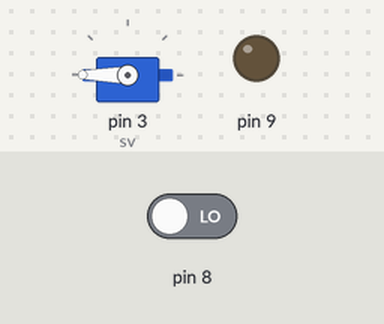
Recording of a sketch running on a simulated Arduino Uno, built with avr-gcc and run on an emulated ATmega328P. Parts: servo, output pins drawn as LEDs (lit = HIGH). The inputs (shaded band) are chosen by the test bench; at power-on: pin 8 LOW.

Above: at 1.2 s.
1.3 s: pin 8 driven HIGH
At 2.2 s:
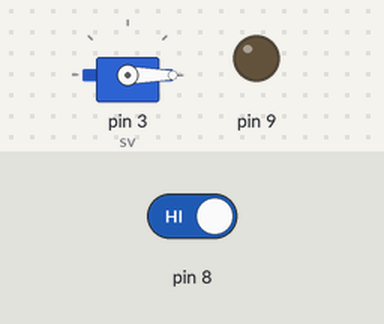
2.8 s: pin 8 driven LOW
At 3.4 s:
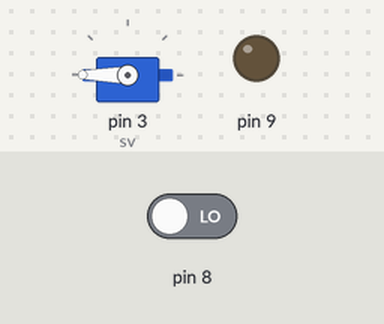
Timing chart, 0 to 5.8 s (numbered marks = the images above; inputs shaded):
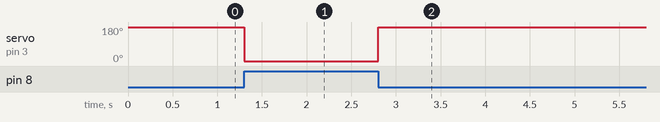

Measured:
- after the input at 1.3 s, servo on pin 3 (sv): 180° → 0° at once
- after the input at 2.8 s, servo on pin 3 (sv): 0° → 180° at once

The sketch:

Eunwoo_s_Servo_moter_button_touch.ino
```cpp
#include <Servo.h>
Servo sv;
void setup() {
  sv.attach(3);
  pinMode(8,INPUT);
  pinMode(9,OUTPUT);


}
void loop() {
  if(digitalRead(8) == HIGH)

  {
    sv.write(0);
  }
  else
  {
  sv.write(180);
  }

 }
```
